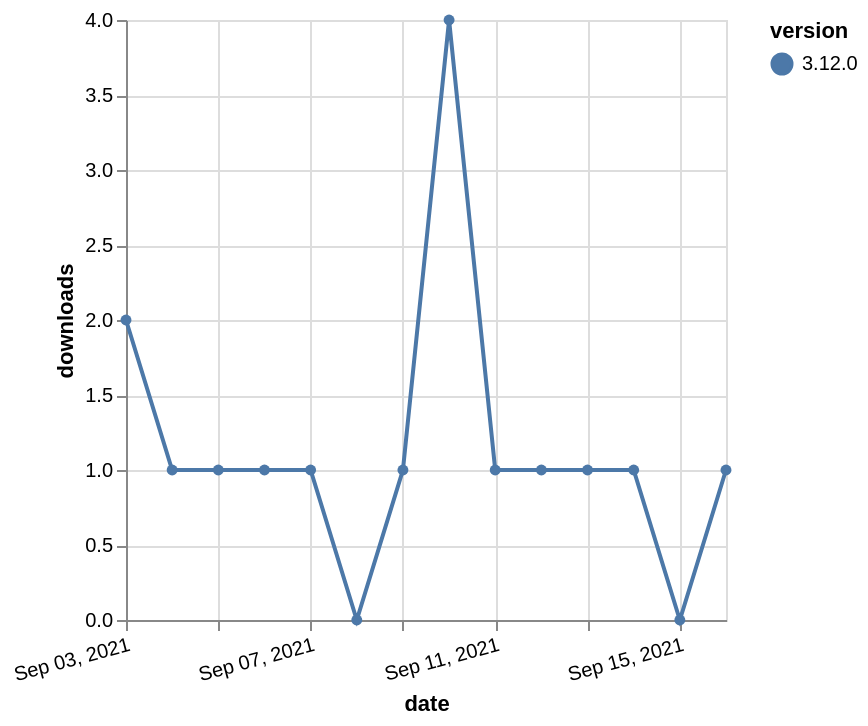

Source (Vega-Lite JSON):
### Vega-Lite specification from a JSON file in a GitHub repository (floating-point values rounded to 4 significant figures)
{"$schema": "https://vega.github.io/schema/vega-lite/v5.json", "description": "A simple bar chart with embedded data.", "data": {"values": [{"date": "2021-09-03", "total": 515, "delta": 2, "version": "3.12.0"}, {"date": "2021-09-04", "total": 516, "delta": 1, "version": "3.12.0"}, {"date": "2021-09-05", "total": 517, "delta": 1, "version": "3.12.0"}, {"date": "2021-09-06", "total": 518, "delta": 1, "version": "3.12.0"}, {"date": "2021-09-07", "total": 519, "delta": 1, "version": "3.12.0"}, {"date": "2021-09-08", "total": 519, "delta": 0, "version": "3.12.0"}, {"date": "2021-09-09", "total": 520, "delta": 1, "version": "3.12.0"}, {"date": "2021-09-10", "total": 524, "delta": 4, "version": "3.12.0"}, {"date": "2021-09-11", "total": 525, "delta": 1, "version": "3.12.0"}, {"date": "2021-09-12", "total": 526, "delta": 1, "version": "3.12.0"}, {"date": "2021-09-13", "total": 527, "delta": 1, "version": "3.12.0"}, {"date": "2021-09-14", "total": 528, "delta": 1, "version": "3.12.0"}, {"date": "2021-09-15", "total": 528, "delta": 0, "version": "3.12.0"}, {"date": "2021-09-16", "total": 529, "delta": 1, "version": "3.12.0"}]}, "width": "container", "mark": {"type": "line", "point": {"filled": true}}, "encoding": {"x": {"field": "date", "type": "temporal", "timeUnit": "yearmonthdate", "title": "date", "axis": {"labelAngle": -15}}, "y": {"field": "delta", "type": "quantitative", "title": "downloads"}, "color": {"field": "version", "type": "nominal"}, "tooltip": {"field": "delta"}}}
